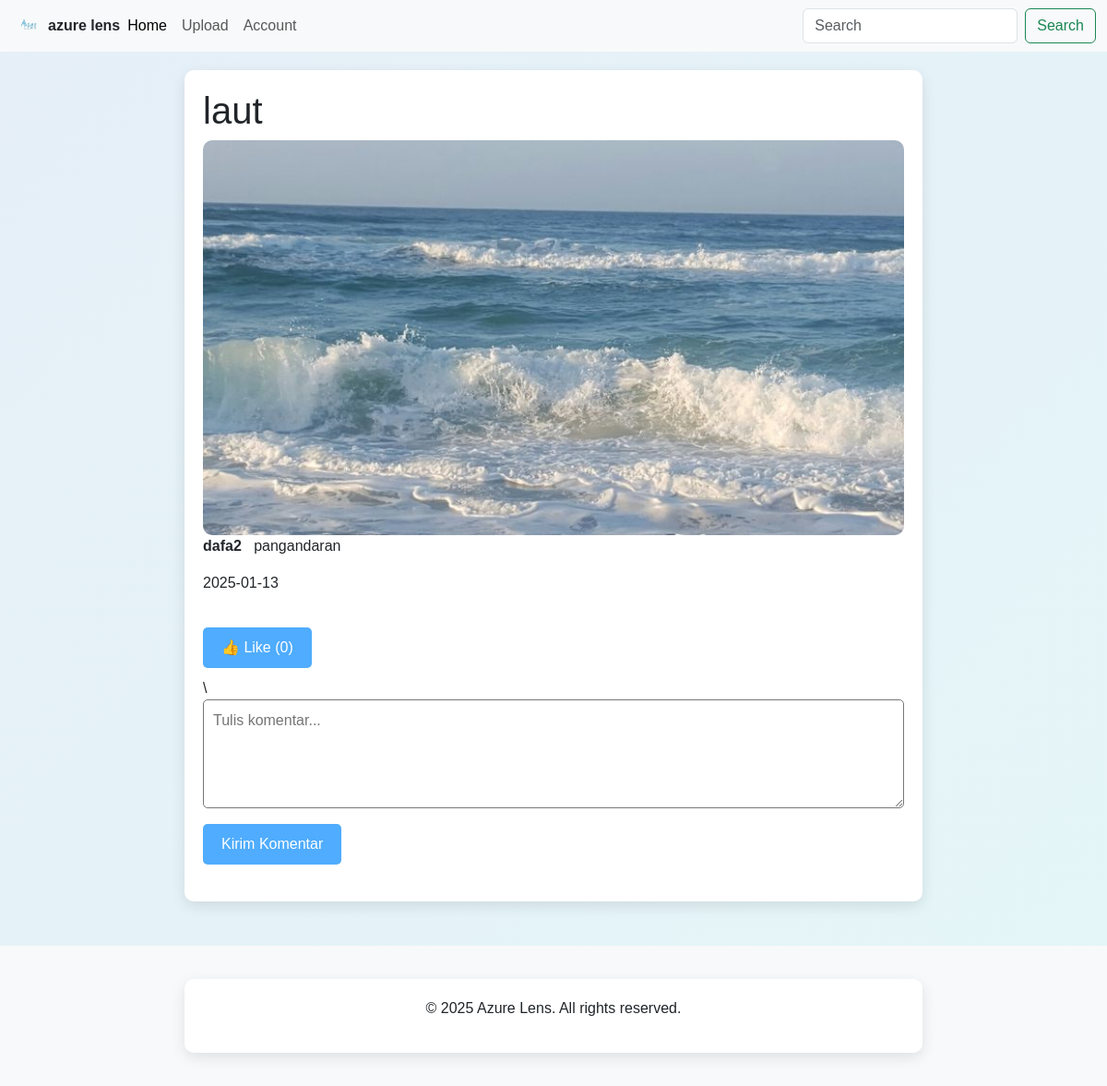
The page /halaman_lain.php?id=17 on the database its author committed.
### tables this page shows
CREATE TABLE `foto` (
  `FotoID` int NOT NULL,
  `JudulFoto` varchar(255) NOT NULL,
  `DeskripsiFoto` text NOT NULL,
  `TanggalUnggah` date NOT NULL,
  `LokasiFoto` varchar(255) NOT NULL,
  `AlbumID` int NOT NULL,
  `UserID` int NOT NULL
);

CREATE TABLE `user` (
  `UserID` int NOT NULL,
  `Username` varchar(255) NOT NULL,
  `Password` varchar(255) NOT NULL,
  `Email` varchar(255) NOT NULL,
  `NamaLengkap` varchar(255) NOT NULL,
  `Alamat` text NOT NULL,
  `img` varchar(100) NOT NULL,
  `role` enum('user','admin') NOT NULL DEFAULT 'user'
);

### halaman_lain.php (the view, shortened to what this page needs)
<?php
include 'koneksi.php';
$foto_id = $_GET['id'] ?? null;
if ($foto_id) {
    $query = "SELECT f.*, u.Username FROM foto f
              JOIN user u ON f.UserID = u.UserID
              WHERE f.FotoID = ?";
    $stmt = mysqli_prepare($con, $query);
    mysqli_stmt_bind_param($stmt, "i", $foto_id);
    mysqli_stmt_execute($stmt);
    $result = mysqli_stmt_get_result($stmt);
    if ($row = mysqli_fetch_assoc($result)) {
        $judul = htmlspecialchars($row['JudulFoto']);
        $deskripsi = htmlspecialchars($row['DeskripsiFoto']);
        $tanggal = htmlspecialchars($row['TanggalUnggah']);
        $lokasi = htmlspecialchars($row['LokasiFoto']);
        $username = htmlspecialchars($row['Username']);
    } else {
        echo "Foto tidak ditemukan!";
        exit;
    }
    $query_likes = "SELECT COUNT(*) AS TotalLikes FROM likefoto WHERE FotoID = ?";
    $stmt_likes = mysqli_prepare($con, $query_likes);
    mysqli_stmt_bind_param($stmt_likes, "i", $foto_id);
    mysqli_stmt_execute($stmt_likes);
    $result_likes = mysqli_stmt_get_result($stmt_likes);
    $row_likes = mysqli_fetch_assoc($result_likes);
    $total_likes = $row_likes['TotalLikes'];
} else {
    echo "ID foto tidak valid!";
    exit;
}
?>
<!DOCTYPE html>
<html lang="id">
<head>
    <link href="https://cdn.jsdelivr.net/npm/bootstrap@5.3.0-alpha1/dist/css/bootstrap.min.css" rel="stylesheet">
    <link rel="stylesheet" href="beranda2.css">
    <link href="https://cdn.jsdelivr.net/npm/bootstrap@5.3.0-alpha1/dist/css/bootstrap.min.css" rel="stylesheet">
    <link rel="stylesheet" href="halaman_lain.css">
</head>
<body>
<nav class="navbar navbar-expand-lg bg-body-tertiary navigasi">
  <div class="container-fluid">
    <img src="berkas/logogue.png" alt="" class="navbar-logo">
    <p1>azure lens</p1>
    <div class="collapse navbar-collapse" id="navbarSupportedContent">
      <ul class="navbar-nav me-auto mb-2 mb-lg-0">
        <li class="nav-item">
          <a class="nav-link active" aria-current="page" href="beranda2.php">Home</a>
        </li>
        <li class="nav-item">
          <a class="nav-link" href="upload2.php">Upload</a>
        </li>
        <li class="nav-item">
          <a class="nav-link" href="account.php">Account</a>
        </li>
      </ul>
      <form class="d-flex" role="search" method="get" action="beranda2.php">
        <input class="form-control me-2" type="search" placeholder="Search" aria-label="Search" name="keyword" value="<?= isset($_GET['keyword']) ? htmlspecialchars($_GET['keyword']) : '' ?>">
        <button class="btn btn-outline-success" type="submit">Search</button>
      </form>
    </div>
  </div>
</nav>
    <div class="container">
        <h1><?= $judul; ?></h1>
        <img src="berkas/<?= $lokasi; ?>" alt="Foto">
        <p><strong><?= $username; ?></strong>&nbsp;&nbsp;&nbsp;<?= $deskripsi; ?></p>
        <p><?= $tanggal; ?></p>
        <div class="actions">
            <button class="like-button" onclick="window.location.href='like_photo.php?id=<?= $foto_id; ?>'">
                👍 Like (<?= $total_likes; ?>)
            </button>
        </div>\
        <div class="comment-form">
            <form method="POST">
                <textarea name="komentar" rows="4" placeholder="Tulis komentar..."></textarea>
                <button type="submit">Kirim Komentar</button>
            </form>
        </div>
    </div>
</body>
<footer class="bg-body-tertiary text-center py-3 mt-5">
    <div class="container">
        <p>&copy; 2025 Azure Lens. All rights reserved.</p>
    </div>
</footer>
</html>

### beranda2.css (style rules this page uses)
.navbar-logo { height: 40px; width: auto; }
.navigasi { background-color:rgb(255, 255, 255) !important; }
body { background: linear-gradient(to bottom right,rgb(230, 239, 248),rgb(228, 246, 247)) !important; }
p1 { font-weight: bold; }

### halaman_lain.css (style rules this page uses)
body { font-family: Arial, sans-serif; background: linear-gradient(to right,rgb(94, 190, 235), #00f2fe); align-items: center; }
.container { max-width: 800px; margin: 20px auto; background: #fff; padding: 20px; border-radius: 10px; box-shadow: 0 5px 15px rgba(0, 0, 0, 0.1); display: flex; flex-direction: column; justify-content: center; }
img { max-width: 100%; height: auto; border-radius: 10px; }
.actions { display: flex; gap: 10px; margin-top: 20px; }
button { padding: 10px 20px; border: none; border-radius: 5px; cursor: pointer; }
.like-button { background: #4facfe; color: white; margin-bottom: 10px; }
.comment-form textarea { width: 100%; padding: 10px; margin-bottom: 10px; border-radius: 5px; }
.comment-form button { padding: 10px 20px; border: none; border-radius: 5px; background-color: #4facfe; color: white; }

### rows shown on the page
foto: JudulFoto "laut", LokasiFoto (picture), UserID.Username "dafa2", DeskripsiFoto "pangandaran", TanggalUnggah "2025-01-13"

### other values the page prints
$total_likes "0"
